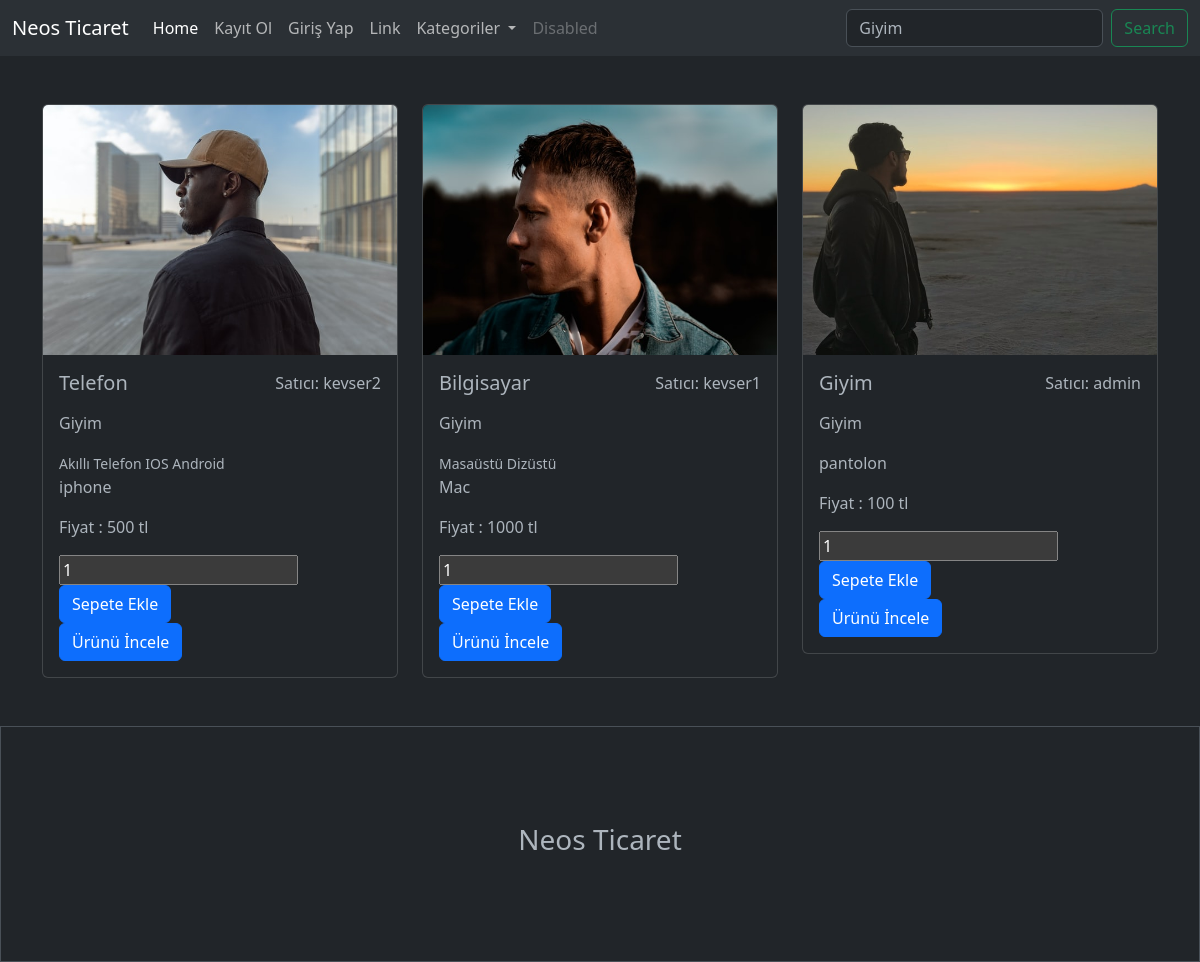
Screenshot of /?search=Giyim with the database file from the repository.
### urunler/models.py (models this page shows, shortened)
class Urun(models.Model):
    satici=models.ForeignKey(User, on_delete=models.CASCADE, null=True)
    kategori=models.ForeignKey(Kategori, on_delete=models.SET_NULL, null=True)
    altkategori=models.ManyToManyField(AltKategori)
    seriNo=models.OneToOneField(Tek, on_delete=models.CASCADE, null=True, blank=True)
    isim= models.CharField(max_length=100)
    aciklama = models.TextField(max_length=100)
    fiyat  = models.IntegerField()
    resim = models.FileField(upload_to = 'urunler/')

class Kategori(models.Model):
    isim=models.CharField(max_length=100)

class AltKategori(models.Model):
    isim=models.CharField(max_length=100)

### urunler/views.py (the view, shortened to what this page needs)
# urls.py: path('', index, name='index'),
def index(request):
    urunler = Urun.objects.all()
    kategoriler =Kategori.objects.all()
    search=''
    if request.GET.get('search'):
        search= request.GET.get('search')
        urunler = Urun.objects.filter(
            Q(isim__icontains = search ) |
            Q(aciklama__icontains = search ) |
            Q(kategori__isim__icontains = search)
        )
    context= {
        'product': urunler,
        'search': search,
        'kategoriler':kategoriler
    }
    return render(request, 'index.html',context)

### urunler/context_processors.py (called while the page is built)
def get_len_sepets (request):
    if request.user.is_authenticated:
        uzun = Sepet.objects.filter(user=request.user, odendiMi =False).count()
    else:
        uzun=0
    return {'uzun':uzun}

def get_categories(request):
    kategoriler =Kategori.objects.all()
    return {'kategoriler': kategoriler}

### urunler/templates/index.html (shortened to what this page needs)
<!DOCTYPE html>
<html lang="en">
<head>
    <link href="https://cdn.jsdelivr.net/npm/bootstrap@5.3.0-alpha1/dist/css/bootstrap.min.css" rel="stylesheet"></head>
<body data-bs-theme="dark">
    {% include "includes/_navbar.html" %}
    {% block content %}
    <div class="container mt-5">
      <div class="row">
        {% if product|length > 0 %}
        {% for urun in product %}
        <div class="col-4">
          <div class="card">
            <img class="card-img-top" src="{{urun.resim.url}}" height="250" alt="Card image cap">
            <div class="card-body">
              <div class="d-flex justify-content-between">
                <h5 class="card-title">{{urun.isim}}</h5>
                <p>Satıcı: {{urun.satici.username}} </p>
              </div>
              <p> {{urun.kategori.isim}} </p>
              {% for alt in urun.altkategori.all  %}
                  <small> {{alt.isim}} </small>
              {% endfor %}
              <p class="card-text">{{urun.aciklama}}</p>
              <p>Fiyat : {{urun.fiyat}} tl </p>
              <form action="" method="POST">
                <input type="number" name="adet" value="1" id="">
                <input type="submit" value="Sepete Ekle" name="Sepete Ekle" class="btn btn-primary">
              </form>
              <a href="{% url 'urun' urun.id %}" class="btn btn-primary">Ürünü İncele</a>
            </div>
          </div>
        </div>
        {% endfor %}
        {% else %}
        <h1>Eşleşen üsün bulunmamaktadır</h1>
        {% endif %}
      </div>
    </div>
    {% endblock content %}
    {% include "includes/_footer.html" %}
</body>
</html>

### rows the page displays
Urun: resim (picture), isim "Telefon", satici.username "kevser2", kategori.isim "Giyim", aciklama "iphone", fiyat "500"
AltKategori: isim "Akıllı Telefon"
AltKategori: isim "IOS"
AltKategori: isim "Android"
Urun: resim (picture), isim "Bilgisayar", satici.username "kevser1", kategori.isim "Giyim", aciklama "Mac", fiyat "1000"
AltKategori: isim "Masaüstü"
AltKategori: isim "Dizüstü"
Urun: resim (picture), isim "Giyim", satici.username "admin", kategori.isim "Giyim", aciklama "pantolon", fiyat "100"
